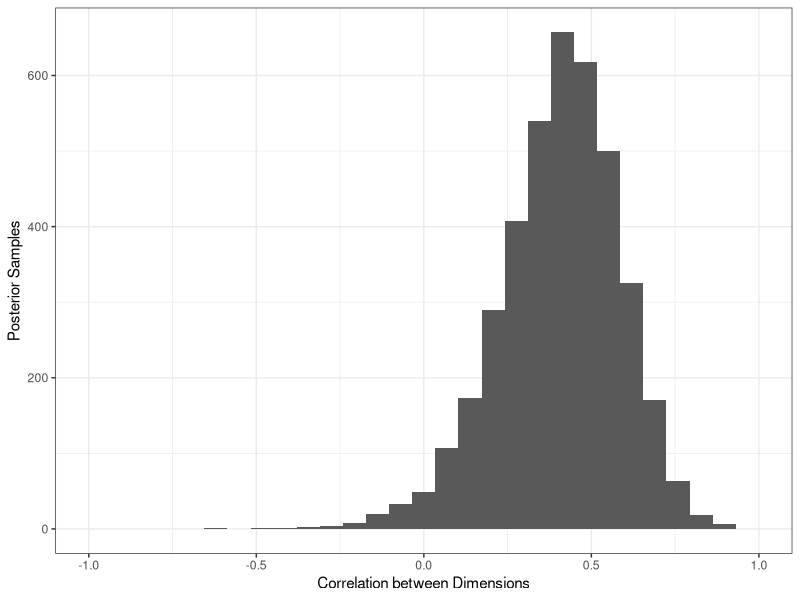
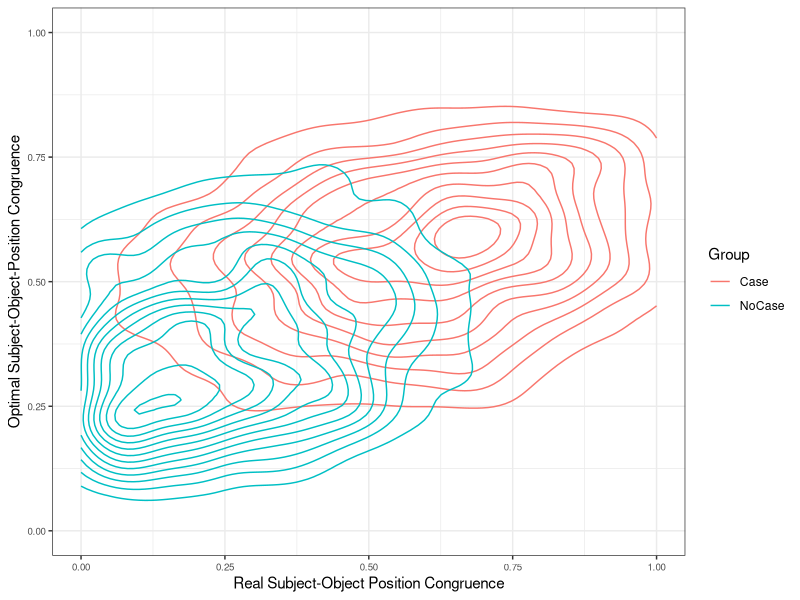

R code for these plots, in order:


corrs = read.csv("CORR_Sigma_44model.py.txt", header=FALSE)

library(ggplot2)

plot = ggplot(corrs) + geom_histogram(aes(x=V1)) + xlab("Correlation between Dimensions") + theme_bw() + ylab("Posterior Samples") + xlim(-1,1)
ggsave(plot, file="corr_sigma.pdf", height=2, width=4)



sink("correlation_sigma.txt")
cat("Mean: ", mean(corrs$V1))
cat("\n")
cat("95% CrI ", quantile(corrs$V1, 0.025), " ",  quantile(corrs$V1, 1-0.025))
cat("\n")
cat("Posterior of opposite sign: ", mean(corrs$V1<0))
sink()



sigmoid = function(x) {
        return(1/(1+exp(-x)))
}
stationary = read.csv("stationary_fit_44model.py.txt", sep=" ")

library(MASS)

# Stationary Variance
data = data.frame(Group=c(), X=c(), Y=c())

for(i in 1:2) {
   omega=c(stationary$Cov11[[i]], stationary$Cov12[[i]], stationary$Cov12[[i]], stationary$Cov22[[i]])
   dim(omega)=c(2,2)
   
   # Stationary Mean
   mu = c(stationary$Mean1[[i]], stationary$Mean2[[i]])
   dataCase = mvrnorm(n=2000, mu=mu, Sigma=omega)
   dataGroup = data.frame(X=dataCase[,1], Y=dataCase[,2])
   dataGroup$Group=stationary$Group[[i]]
   data = rbind(data, dataGroup)
}

data$Y = (data$Y+1)/2
data$X = sigmoid(data$X)

library(ggplot2)

logit = function(x) {
   return(log(x/(1-x)))
}

library(tidyr)
library(dplyr)
plot = ggplot(data, aes(x=Y, y=X, group=Group, color=Group)) + geom_density2d() + xlim(0,1) + ylim(0,1)
plot = plot + theme_bw()
plot = plot + theme(axis.text=element_text(size=7))
plot = plot + xlab("Real Subject-Object Position Congruence")
plot = plot + ylab("Optimal Subject-Object-Position Congruence")
ggsave(plot, file="stationary_case.pdf", height=4, width=4)


